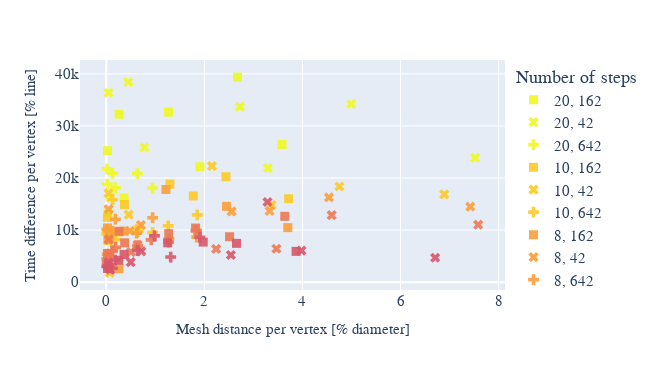

The cell this chart's notebook holds for it:
### Code cell
diff_scatter_grouped(colored_by="n_steps", marked_by="n_vertices")

### Figure 1 — Plotly figure (JSON) as saved in the notebook; plotly's stock layout.template omitted (floating-point values rounded to 4 significant figures)
{"data": [{"hovertemplate": "color=20<br>symbol=162<br>x=%{x}<br>y=%{y}<extra></extra>", "legendgroup": "20, 162", "marker": {"color": "#f0f921", "opacity": 0.9, "size": 9, "symbol": "square"}, "mode": "markers", "name": "20, 162", "orientation": "v", "showlegend": true, "type": "scatter", "x": [2.676, 3.583, 1.268, 1.909, 0.2616, 0.3617, 0.02512, 0.03618], "xaxis": "x", "y": [39370.0, 26430.0, 32650.0, 22160.0, 32230.0, 16120.0, 25250.0, 13270.0], "yaxis": "y"}, {"hovertemplate": "color=20<br>symbol=42<br>x=%{x}<br>y=%{y}<extra></extra>", "legendgroup": "20, 42", "marker": {"color": "#f0f921", "opacity": 0.9, "size": 9, "symbol": "x"}, "mode": "markers", "name": "20, 42", "orientation": "v", "showlegend": true, "type": "scatter", "x": [4.993, 7.52, 2.723, 3.294, 0.4464, 0.7771, 0.04644, 0.07291], "xaxis": "x", "y": [34210.0, 23900.0, 33640.0, 21930.0, 38430.0, 25840.0, 36360.0, 16270.0], "yaxis": "y"}, {"hovertemplate": "color=20<br>symbol=642<br>x=%{x}<br>y=%{y}<extra></extra>", "legendgroup": "20, 642", "marker": {"color": "#f0f921", "opacity": 0.9, "size": 9, "symbol": "cross"}, "mode": "markers", "name": "20, 642", "orientation": "v", "showlegend": true, "type": "scatter", "x": [0.6347, 0.9438, 0.1268, 0.186, 0.01259, 0.01841], "xaxis": "x", "y": [20840.0, 18060.0, 20910.0, 18130.0, 21750.0, 18810.0], "yaxis": "y"}, {"hovertemplate": "color=10<br>symbol=162<br>x=%{x}<br>y=%{y}<extra></extra>", "legendgroup": "10, 162", "marker": {"color": "#fdca26", "opacity": 0.9, "size": 9, "symbol": "square"}, "mode": "markers", "name": "10, 162", "orientation": "v", "showlegend": true, "type": "scatter", "x": [2.44, 3.718, 1.298, 1.775, 0.2493, 0.3717, 0.02383, 0.03703], "xaxis": "x", "y": [20250.0, 16020.0, 18820.0, 16570.0, 9631.0, 14910.0, 12440.0, 7969.0], "yaxis": "y"}, {"hovertemplate": "color=10<br>symbol=42<br>x=%{x}<br>y=%{y}<extra></extra>", "legendgroup": "10, 42", "marker": {"color": "#fdca26", "opacity": 0.9, "size": 9, "symbol": "x"}, "mode": "markers", "name": "10, 42", "orientation": "v", "showlegend": true, "type": "scatter", "x": [4.753, 6.892, 2.155, 3.37, 0.4579, 0.6606, 0.04456, 0.07076], "xaxis": "x", "y": [18370.0, 16860.0, 22300.0, 14820.0, 12960.0, 10270.0, 17060.0, 1788.0], "yaxis": "y"}, {"hovertemplate": "color=10<br>symbol=642<br>x=%{x}<br>y=%{y}<extra></extra>", "legendgroup": "10, 642", "marker": {"color": "#fdca26", "opacity": 0.9, "size": 9, "symbol": "cross"}, "mode": "markers", "name": "10, 642", "orientation": "v", "showlegend": true, "type": "scatter", "x": [1.263, 1.855, 0.6439, 0.9462, 0.1291, 0.1869, 0.01234, 0.01856], "xaxis": "x", "y": [10820.0, 12920.0, 9692.0, 9560.0, 15840.0, 8182.0, 9262.0, 9605.0], "yaxis": "y"}, {"hovertemplate": "color=8<br>symbol=162<br>x=%{x}<br>y=%{y}<extra></extra>", "legendgroup": "8, 162", "marker": {"color": "#fb9f3a", "opacity": 0.9, "size": 9, "symbol": "square"}, "mode": "markers", "name": "8, 162", "orientation": "v", "showlegend": true, "type": "scatter", "x": [2.451, 3.702, 1.216, 1.86, 0.2603, 0.3614, 0.02537, 0.03695], "xaxis": "x", "y": [14570.0, 10470.0, 17800.0, 9389.0, 2576.0, 9794.0, 10420.0, 8243.0], "yaxis": "y"}, {"hovertemplate": "color=8<br>symbol=42<br>x=%{x}<br>y=%{y}<extra></extra>", "legendgroup": "8, 42", "marker": {"color": "#fb9f3a", "opacity": 0.9, "size": 9, "symbol": "x"}, "mode": "markers", "name": "8, 42", "orientation": "v", "showlegend": true, "type": "scatter", "x": [4.541, 7.422, 2.556, 3.33, 0.4838, 0.7068, 0.04805, 0.06584], "xaxis": "x", "y": [16270.0, 14490.0, 13590.0, 13670.0, 9862.0, 10950.0, 14010.0, 8762.0], "yaxis": "y"}, {"hovertemplate": "color=8<br>symbol=642<br>x=%{x}<br>y=%{y}<extra></extra>", "legendgroup": "8, 642", "marker": {"color": "#fb9f3a", "opacity": 0.9, "size": 9, "symbol": "cross"}, "mode": "markers", "name": "8, 642", "orientation": "v", "showlegend": true, "type": "scatter", "x": [1.278, 1.844, 0.6179, 0.9447, 0.131, 0.1862, 0.01284, 0.01796], "xaxis": "x", "y": [8331.0, 8656.0, 9424.0, 12380.0, 9767.0, 12090.0, 10160.0, 5368.0], "yaxis": "y"}, {"hovertemplate": "color=5<br>symbol=162<br>x=%{x}<br>y=%{y}<extra></extra>", "legendgroup": "5, 162", "marker": {"color": "#ed7953", "opacity": 0.9, "size": 9, "symbol": "square"}, "mode": "markers", "name": "5, 162", "orientation": "v", "showlegend": true, "type": "scatter", "x": [2.514, 3.64, 1.274, 1.822, 0.2619, 0.3756, 0.02291, 0.03506], "xaxis": "x", "y": [8721.0, 12640.0, 9328.0, 10390.0, 9767.0, 7556.0, 5501.0, 4088.0], "yaxis": "y"}, {"hovertemplate": "color=5<br>symbol=42<br>x=%{x}<br>y=%{y}<extra></extra>", "legendgroup": "5, 42", "marker": {"color": "#ed7953", "opacity": 0.9, "size": 9, "symbol": "x"}, "mode": "markers", "name": "5, 42", "orientation": "v", "showlegend": true, "type": "scatter", "x": [4.596, 7.582, 2.239, 3.47, 0.5029, 0.6388, 0.05302, 0.08216], "xaxis": "x", "y": [12870.0, 11030.0, 6383.0, 6419.0, 5790.0, 7180.0, 8191.0, 5480.0], "yaxis": "y"}, {"hovertemplate": "color=5<br>symbol=642<br>x=%{x}<br>y=%{y}<extra></extra>", "legendgroup": "5, 642", "marker": {"color": "#ed7953", "opacity": 0.9, "size": 9, "symbol": "cross"}, "mode": "markers", "name": "5, 642", "orientation": "v", "showlegend": true, "type": "scatter", "x": [1.272, 1.828, 0.6371, 0.9166, 0.1293, 0.1899, 0.01224, 0.01832], "xaxis": "x", "y": [7698.0, 9894.0, 7035.0, 8123.0, 5993.0, 6686.0, 4436.0, 3766.0], "yaxis": "y"}, {"hovertemplate": "color=3<br>symbol=162<br>x=%{x}<br>y=%{y}<extra></extra>", "legendgroup": "3, 162", "marker": {"color": "#d8576b", "opacity": 0.9, "size": 9, "symbol": "square"}, "mode": "markers", "name": "3, 162", "orientation": "v", "showlegend": true, "type": "scatter", "x": [2.656, 3.87, 1.252, 1.977, 0.2559, 0.3628, 0.02486, 0.03881], "xaxis": "x", "y": [7456.0, 5918.0, 7558.0, 7703.0, 4212.0, 5325.0, 2633.0, 3173.0], "yaxis": "y"}, {"hovertemplate": "color=3<br>symbol=42<br>x=%{x}<br>y=%{y}<extra></extra>", "legendgroup": "3, 42", "marker": {"color": "#d8576b", "opacity": 0.9, "size": 9, "symbol": "x"}, "mode": "markers", "name": "3, 42", "orientation": "v", "showlegend": true, "type": "scatter", "x": [3.98, 6.707, 2.541, 3.288, 0.4987, 0.7157, 0.04566, 0.08015], "xaxis": "x", "y": [6060.0, 4690.0, 5222.0, 15400.0, 3851.0, 5930.0, 3824.0, 2409.0], "yaxis": "y"}, {"hovertemplate": "color=3<br>symbol=642<br>x=%{x}<br>y=%{y}<extra></extra>", "legendgroup": "3, 642", "marker": {"color": "#d8576b", "opacity": 0.9, "size": 9, "symbol": "cross"}, "mode": "markers", "name": "3, 642", "orientation": "v", "showlegend": true, "type": "scatter", "x": [1.314, 1.908, 0.6357, 0.9833, 0.1272, 0.184, 0.01243, 0.01852], "xaxis": "x", "y": [4830.0, 8626.0, 6079.0, 8883.0, 2655.0, 4249.0, 3058.0, 3040.0], "yaxis": "y"}], "layout": {"height": 370, "legend": {"font": {"family": "CMU", "size": 15}, "title": {"text": "Number of steps"}, "tracegroupgap": 0}, "margin": {"t": 60}, "title": {"font": {"family": "CMU", "size": 15}}, "width": 650, "xaxis": {"anchor": "y", "autorange": true, "domain": [0, 1], "range": [-0.5355, 8.13], "tickfont": {"family": "CMU", "size": 15}, "title": {"font": {"family": "CMU", "size": 15}, "text": "Mesh distance per vertex [% diameter]"}, "type": "linear"}, "yaxis": {"anchor": "x", "autorange": true, "domain": [0, 1], "range": [-1500.0, 42660.0], "tickfont": {"family": "CMU", "size": 15}, "title": {"font": {"family": "CMU", "size": 15}, "text": "Time difference per vertex [% line]"}, "type": "linear"}}}
